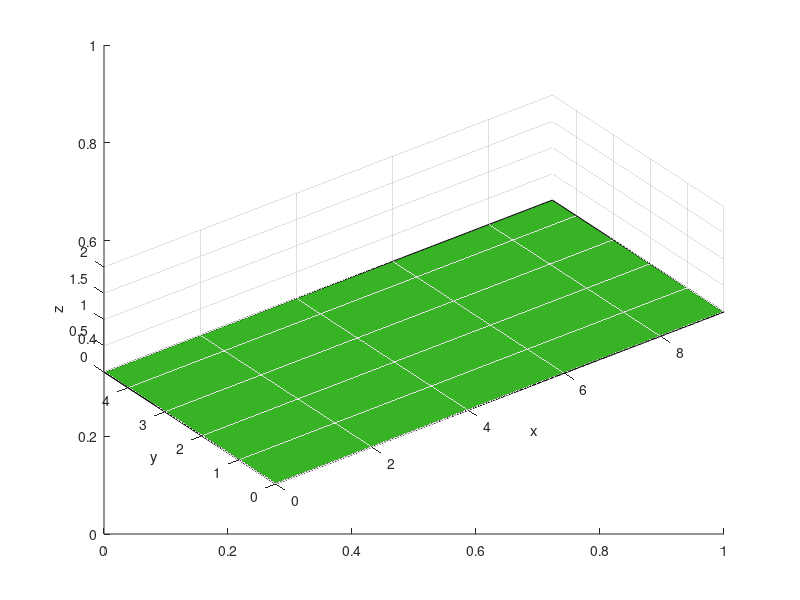

Recreate this plot in MATLAB. (Note: this script raises an error after producing the figure.)
%final project

hold off; clear all; close all; clc;

someAxes=axes('xlim',[0 9.32], 'ylim', [0 4.65], 'zlim', [0 2]);
rotate3d on;
grid on;
view(3);
axis equal;
hold on;
xlabel('x');
ylabel('y');
zlabel('z');
x = [0, 9.32, 9.32, 0, 0];
y = [0, 0, 4.65, 4.65, 0];

fill(x,y,[56/255 179/255 38/255]);

[xsph, ysph, zsph] = sphere(20);

cueball = ball([2, 2, ball.radius], [0, 0, 0]);
otherball = ball([4, 2, ball.radius], [-10, 0, 0]);

balls = [cueball, otherball];

cueball_handle = surface(xsph,ysph,zsph);
otherball_handle = surface(xsph,ysph,zsph);

cueball_hg = hgtransform('parent', someAxes);
set(cueball_handle, 'parent', cueball_hg);
otherball_hg = hgtransform('parent', someAxes);
set(otherball_handle, 'parent', otherball_hg);
drawnow

while sum([balls.velocity].^2) ~= 0
    cueball_translation = makehgtform('translate', cueball.position);
    cueball_scaling = makehgtform('scale', cueball.radius);
    set(cueball_hg, 'matrix', cueball_translation*cueball_scaling);
    otherball_translation = makehgtform('translate', otherball.position);
    otherball_scaling = makehgtform('scale', otherball.radius);
    set(otherball_hg, 'matrix', otherball_translation*otherball_scaling);
    
    cueball.move(0.001, 0, 0, 9.32, 4.65, otherball);
    otherball.move(0.001, 0, 0, 9.32, 4.65, cueball);
    
    pause(0.015);
    a = sum([balls.velocity].^2)
end
